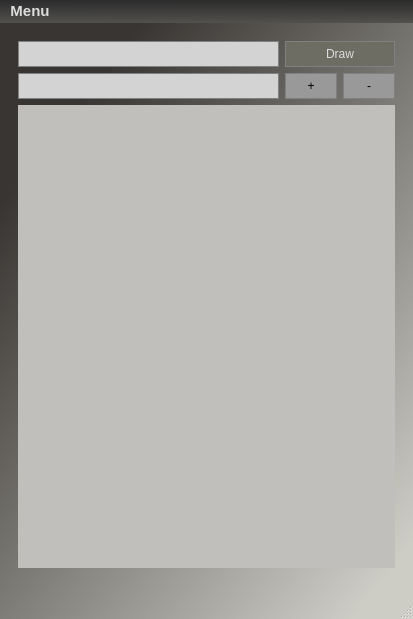
<?xml version="1.0" encoding="UTF-8"?>
<ui version="4.0">
 <class>Calculator</class>
 <widget class="QMainWindow" name="Calculator">
  <property name="geometry">
   <rect>
    <x>0</x>
    <y>0</y>
    <width>413</width>
    <height>619</height>
   </rect>
  </property>
  <property name="windowTitle">
   <string>Calculator</string>
  </property>
  <property name="styleSheet">
   <string notr="true">QMainWindow{
	background-color: qlineargradient(spread:pad, x1:0.239, y1:0.125182, x2:0.934308, y2:0.931, stop:0 rgba(56, 53, 50, 255), stop:1 rgba(205, 204, 197, 255));
}</string>
  </property>
  <widget class="QWidget" name="centralwidget">
   <layout class="QGridLayout" name="gridLayout" rowstretch="0">
    <item row="0" column="0">
     <widget class="QStackedWidget" name="stackedWidget">
      <property name="currentIndex">
       <number>1</number>
      </property>
      <widget class="QWidget" name="page_default">
       <layout class="QGridLayout" name="gridLayout_2" rowstretch="5,3,3,3,3,3,3">
        <item row="4" column="2">
         <widget class="QPushButton" name="pushButton_6">
          <property name="sizePolicy">
           <sizepolicy hsizetype="Preferred" vsizetype="Preferred">
            <horstretch>0</horstretch>
            <verstretch>0</verstretch>
           </sizepolicy>
          </property>
          <property name="minimumSize">
           <size>
            <width>55</width>
            <height>55</height>
           </size>
          </property>
          <property name="font">
           <font>
            <family>System-ui</family>
            <pointsize>14</pointsize>
           </font>
          </property>
          <property name="styleSheet">
           <string notr="true">QPushButton{
	background-color: #C0C0C0;
	border: 1px solid gray;
	padding: 5px;
	color: #000
}
QPushButton:hover:!pressed{
	background-color: #778899;
	border: 1px solid gray;
	padding: 5px;
	color: #CCC
}
QPushButton:pressed{
	background-color: #A9A9A9;
	border: 1px solid gray;
	padding: 5px;
	color: #FFF
}</string>
          </property>
          <property name="text">
           <string>6</string>
          </property>
         </widget>
        </item>
        <item row="5" column="1">
         <widget class="QPushButton" name="pushButton_2">
          <property name="sizePolicy">
           <sizepolicy hsizetype="Preferred" vsizetype="Preferred">
            <horstretch>0</horstretch>
            <verstretch>0</verstretch>
           </sizepolicy>
          </property>
          <property name="minimumSize">
           <size>
            <width>55</width>
            <height>55</height>
           </size>
          </property>
          <property name="font">
           <font>
            <family>System-ui</family>
            <pointsize>14</pointsize>
           </font>
          </property>
          <property name="styleSheet">
           <string notr="true">QPushButton{
	background-color: #C0C0C0;
	border: 1px solid gray;
	padding: 5px;
	color: #000
}
QPushButton:hover:!pressed{
	background-color: #778899;
	border: 1px solid gray;
	padding: 5px;
	color: #CCC
}
QPushButton:pressed{
	background-color: #A9A9A9;
	border: 1px solid gray;
	padding: 5px;
	color: #FFF
}</string>
          </property>
          <property name="text">
           <string>2</string>
          </property>
         </widget>
        </item>
        <item row="1" column="3">
         <widget class="QPushButton" name="pushButton_degree">
          <property name="sizePolicy">
           <sizepolicy hsizetype="Preferred" vsizetype="Preferred">
            <horstretch>0</horstretch>
            <verstretch>0</verstretch>
           </sizepolicy>
          </property>
          <property name="minimumSize">
           <size>
            <width>55</width>
            <height>55</height>
           </size>
          </property>
          <property name="font">
           <font>
            <family>System-ui</family>
            <pointsize>14</pointsize>
           </font>
          </property>
          <property name="styleSheet">
           <string notr="true">QPushButton{
	background-color: #999999;
	border: 1px solid gray;
	padding: 5px;
	color: #000
}
QPushButton:hover:!pressed{
	background-color: #778899;
	border: 1px solid gray;
	padding: 5px;
	color: #CCC
}
QPushButton:pressed{
	background-color: #A9A9A9;
	border: 1px solid gray;
	padding: 5px;
	color: #FFF
}</string>
          </property>
          <property name="text">
           <string>^</string>
          </property>
         </widget>
        </item>
        <item row="4" column="1">
         <widget class="QPushButton" name="pushButton_5">
          <property name="sizePolicy">
           <sizepolicy hsizetype="Preferred" vsizetype="Preferred">
            <horstretch>0</horstretch>
            <verstretch>0</verstretch>
           </sizepolicy>
          </property>
          <property name="minimumSize">
           <size>
            <width>55</width>
            <height>55</height>
           </size>
          </property>
          <property name="font">
           <font>
            <family>System-ui</family>
            <pointsize>14</pointsize>
           </font>
          </property>
          <property name="styleSheet">
           <string notr="true">QPushButton{
	background-color: #C0C0C0;
	border: 1px solid gray;
	padding: 5px;
	color: #000
}
QPushButton:hover:!pressed{
	background-color: #778899;
	border: 1px solid gray;
	padding: 5px;
	color: #CCC
}
QPushButton:pressed{
	background-color: #A9A9A9;
	border: 1px solid gray;
	padding: 5px;
	color: #FFF
}</string>
          </property>
          <property name="text">
           <string>5</string>
          </property>
         </widget>
        </item>
        <item row="1" column="2">
         <widget class="QPushButton" name="pushButton_clear">
          <property name="sizePolicy">
           <sizepolicy hsizetype="Preferred" vsizetype="Preferred">
            <horstretch>0</horstretch>
            <verstretch>0</verstretch>
           </sizepolicy>
          </property>
          <property name="minimumSize">
           <size>
            <width>55</width>
            <height>55</height>
           </size>
          </property>
          <property name="font">
           <font>
            <family>System-ui</family>
            <pointsize>14</pointsize>
           </font>
          </property>
          <property name="styleSheet">
           <string notr="true">QPushButton{
	background-color: #6D6D64;
	border: 1px solid gray;
	padding: 5px;
	color: #DDD
}
QPushButton:hover:!pressed{
	background-color: #778899;
	border: 1px solid gray;
	padding: 5px;
	color: #CCC
}
QPushButton:pressed{
	background-color: #A9A9A9;
	border: 1px solid gray;
	padding: 5px;
	color: #FFF
}</string>
          </property>
          <property name="text">
           <string>C</string>
          </property>
         </widget>
        </item>
        <item row="0" column="0" colspan="4">
         <widget class="QLineEdit" name="display">
          <property name="sizePolicy">
           <sizepolicy hsizetype="Preferred" vsizetype="Preferred">
            <horstretch>0</horstretch>
            <verstretch>0</verstretch>
           </sizepolicy>
          </property>
          <property name="font">
           <font>
            <family>System-ui</family>
            <pointsize>36</pointsize>
            <bold>true</bold>
           </font>
          </property>
          <property name="styleSheet">
           <string notr="true">QLineEdit{
	background-color: #D3D3D3;
	border: 1px solid gray;
	color: #555555;
}</string>
          </property>
          <property name="text">
           <string/>
          </property>
          <property name="alignment">
           <set>Qt::AlignRight|Qt::AlignTrailing|Qt::AlignVCenter</set>
          </property>
         </widget>
        </item>
        <item row="1" column="1">
         <widget class="QPushButton" name="pushButton_sqrt">
          <property name="sizePolicy">
           <sizepolicy hsizetype="Preferred" vsizetype="Preferred">
            <horstretch>0</horstretch>
            <verstretch>0</verstretch>
           </sizepolicy>
          </property>
          <property name="minimumSize">
           <size>
            <width>55</width>
            <height>55</height>
           </size>
          </property>
          <property name="font">
           <font>
            <family>System-ui</family>
            <pointsize>14</pointsize>
           </font>
          </property>
          <property name="styleSheet">
           <string notr="true">QPushButton{
	background-color: #C0C0C0;
	border: 1px solid gray;
	padding: 5px;
	color: #000
}
QPushButton:hover:!pressed{
	background-color: #778899;
	border: 1px solid gray;
	padding: 5px;
	color: #CCC
}
QPushButton:pressed{
	background-color: #A9A9A9;
	border: 1px solid gray;
	padding: 5px;
	color: #FFF
}</string>
          </property>
          <property name="text">
           <string>√</string>
          </property>
         </widget>
        </item>
        <item row="2" column="0">
         <widget class="QPushButton" name="pushButton_bracket_left">
          <property name="sizePolicy">
           <sizepolicy hsizetype="Preferred" vsizetype="Preferred">
            <horstretch>0</horstretch>
            <verstretch>0</verstretch>
           </sizepolicy>
          </property>
          <property name="minimumSize">
           <size>
            <width>55</width>
            <height>55</height>
           </size>
          </property>
          <property name="font">
           <font>
            <family>System-ui</family>
            <pointsize>14</pointsize>
           </font>
          </property>
          <property name="styleSheet">
           <string notr="true">QPushButton{
	background-color: #C0C0C0;
	border: 1px solid gray;
	padding: 5px;
	color: #000
}
QPushButton:hover:!pressed{
	background-color: #778899;
	border: 1px solid gray;
	padding: 5px;
	color: #CCC
}
QPushButton:pressed{
	background-color: #A9A9A9;
	border: 1px solid gray;
	padding: 5px;
	color: #FFF
}</string>
          </property>
          <property name="text">
           <string>(</string>
          </property>
         </widget>
        </item>
        <item row="2" column="2">
         <widget class="QPushButton" name="pushButton_Pi">
          <property name="sizePolicy">
           <sizepolicy hsizetype="Preferred" vsizetype="Preferred">
            <horstretch>0</horstretch>
            <verstretch>0</verstretch>
           </sizepolicy>
          </property>
          <property name="minimumSize">
           <size>
            <width>55</width>
            <height>55</height>
           </size>
          </property>
          <property name="font">
           <font>
            <family>System-ui</family>
            <pointsize>14</pointsize>
           </font>
          </property>
          <property name="styleSheet">
           <string notr="true">QPushButton{
	background-color: #C0C0C0;
	border: 1px solid gray;
	padding: 5px;
	color: #000
}
QPushButton:hover:!pressed{
	background-color: #778899;
	border: 1px solid gray;
	padding: 5px;
	color: #CCC
}
QPushButton:pressed{
	background-color: #A9A9A9;
	border: 1px solid gray;
	padding: 5px;
	color: #FFF
}</string>
          </property>
          <property name="text">
           <string>𝜋</string>
          </property>
         </widget>
        </item>
        <item row="1" column="0">
         <widget class="QPushButton" name="pushButton_exp">
          <property name="sizePolicy">
           <sizepolicy hsizetype="Preferred" vsizetype="Preferred">
            <horstretch>0</horstretch>
            <verstretch>0</verstretch>
           </sizepolicy>
          </property>
          <property name="minimumSize">
           <size>
            <width>55</width>
            <height>55</height>
           </size>
          </property>
          <property name="font">
           <font>
            <family>System-ui</family>
            <pointsize>14</pointsize>
           </font>
          </property>
          <property name="styleSheet">
           <string notr="true">QPushButton{
	background-color: #C0C0C0;
	border: 1px solid gray;
	padding: 5px;
	color: #000
}
QPushButton:hover:!pressed{
	background-color: #778899;
	border: 1px solid gray;
	padding: 5px;
	color: #CCC
}
QPushButton:pressed{
	background-color: #A9A9A9;
	border: 1px solid gray;
	padding: 5px;
	color: #FFF
}</string>
          </property>
          <property name="text">
           <string>exp</string>
          </property>
         </widget>
        </item>
        <item row="3" column="0">
         <widget class="QPushButton" name="pushButton_7">
          <property name="sizePolicy">
           <sizepolicy hsizetype="Preferred" vsizetype="Preferred">
            <horstretch>0</horstretch>
            <verstretch>0</verstretch>
           </sizepolicy>
          </property>
          <property name="minimumSize">
           <size>
            <width>55</width>
            <height>55</height>
           </size>
          </property>
          <property name="font">
           <font>
            <family>System-ui</family>
            <pointsize>14</pointsize>
           </font>
          </property>
          <property name="styleSheet">
           <string notr="true">QPushButton{
	background-color: #C0C0C0;
	border: 1px solid gray;
	padding: 5px;
	color: #000
}
QPushButton:hover:!pressed{
	background-color: #778899;
	border: 1px solid gray;
	padding: 5px;
	color: #CCC
}
QPushButton:pressed{
	background-color: #A9A9A9;
	border: 1px solid gray;
	padding: 5px;
	color: #FFF
}</string>
          </property>
          <property name="text">
           <string>7</string>
          </property>
         </widget>
        </item>
        <item row="2" column="1">
         <widget class="QPushButton" name="pushButton_bracket_right">
          <property name="sizePolicy">
           <sizepolicy hsizetype="Preferred" vsizetype="Preferred">
            <horstretch>0</horstretch>
            <verstretch>0</verstretch>
           </sizepolicy>
          </property>
          <property name="minimumSize">
           <size>
            <width>55</width>
            <height>55</height>
           </size>
          </property>
          <property name="font">
           <font>
            <family>System-ui</family>
            <pointsize>14</pointsize>
           </font>
          </property>
          <property name="styleSheet">
           <string notr="true">QPushButton{
	background-color: #C0C0C0;
	border: 1px solid gray;
	padding: 5px;
	color: #000
}
QPushButton:hover:!pressed{
	background-color: #778899;
	border: 1px solid gray;
	padding: 5px;
	color: #CCC
}
QPushButton:pressed{
	background-color: #A9A9A9;
	border: 1px solid gray;
	padding: 5px;
	color: #FFF
}</string>
          </property>
          <property name="text">
           <string>)</string>
          </property>
         </widget>
        </item>
        <item row="5" column="0">
         <widget class="QPushButton" name="pushButton_1">
          <property name="sizePolicy">
           <sizepolicy hsizetype="Preferred" vsizetype="Preferred">
            <horstretch>0</horstretch>
            <verstretch>0</verstretch>
           </sizepolicy>
          </property>
          <property name="minimumSize">
           <size>
            <width>55</width>
            <height>55</height>
           </size>
          </property>
          <property name="font">
           <font>
            <family>System-ui</family>
            <pointsize>14</pointsize>
           </font>
          </property>
          <property name="styleSheet">
           <string notr="true">QPushButton{
	background-color: #C0C0C0;
	border: 1px solid gray;
	padding: 5px;
	color: #000
}
QPushButton:hover:!pressed{
	background-color: #778899;
	border: 1px solid gray;
	padding: 5px;
	color: #CCC
}
QPushButton:pressed{
	background-color: #A9A9A9;
	border: 1px solid gray;
	padding: 5px;
	color: #FFF
}</string>
          </property>
          <property name="text">
           <string>1</string>
          </property>
         </widget>
        </item>
        <item row="5" column="3">
         <widget class="QPushButton" name="pushButton_sum">
          <property name="sizePolicy">
           <sizepolicy hsizetype="Preferred" vsizetype="Preferred">
            <horstretch>0</horstretch>
            <verstretch>0</verstretch>
           </sizepolicy>
          </property>
          <property name="minimumSize">
           <size>
            <width>55</width>
            <height>55</height>
           </size>
          </property>
          <property name="font">
           <font>
            <family>System-ui</family>
            <pointsize>14</pointsize>
           </font>
          </property>
          <property name="styleSheet">
           <string notr="true">QPushButton{
	background-color: #999999;
	border: 1px solid gray;
	padding: 5px;
	color: #000
}
QPushButton:hover:!pressed{
	background-color: #778899;
	border: 1px solid gray;
	padding: 5px;
	color: #CCC
}
QPushButton:pressed{
	background-color: #A9A9A9;
	border: 1px solid gray;
	padding: 5px;
	color: #FFF
}</string>
          </property>
          <property name="text">
           <string>+</string>
          </property>
         </widget>
        </item>
        <item row="3" column="3">
         <widget class="QPushButton" name="pushButton_mul">
          <property name="sizePolicy">
           <sizepolicy hsizetype="Preferred" vsizetype="Preferred">
            <horstretch>0</horstretch>
            <verstretch>0</verstretch>
           </sizepolicy>
          </property>
          <property name="minimumSize">
           <size>
            <width>55</width>
            <height>55</height>
           </size>
          </property>
          <property name="font">
           <font>
            <family>System-ui</family>
            <pointsize>14</pointsize>
           </font>
          </property>
          <property name="styleSheet">
           <string notr="true">QPushButton{
	background-color: #999999;
	border: 1px solid gray;
	padding: 5px;
	color: #000
}
QPushButton:hover:!pressed{
	background-color: #778899;
	border: 1px solid gray;
	padding: 5px;
	color: #CCC
}
QPushButton:pressed{
	background-color: #A9A9A9;
	border: 1px solid gray;
	padding: 5px;
	color: #FFF
}</string>
          </property>
          <property name="text">
           <string>*</string>
          </property>
         </widget>
        </item>
        <item row="3" column="1">
         <widget class="QPushButton" name="pushButton_8">
          <property name="sizePolicy">
           <sizepolicy hsizetype="Preferred" vsizetype="Preferred">
            <horstretch>0</horstretch>
            <verstretch>0</verstretch>
           </sizepolicy>
          </property>
          <property name="minimumSize">
           <size>
            <width>55</width>
            <height>55</height>
           </size>
          </property>
          <property name="font">
           <font>
            <family>System-ui</family>
            <pointsize>14</pointsize>
           </font>
          </property>
          <property name="styleSheet">
           <string notr="true">QPushButton{
	background-color: #C0C0C0;
	border: 1px solid gray;
	padding: 5px;
	color: #000
}
QPushButton:hover:!pressed{
	background-color: #778899;
	border: 1px solid gray;
	padding: 5px;
	color: #CCC
}
QPushButton:pressed{
	background-color: #A9A9A9;
	border: 1px solid gray;
	padding: 5px;
	color: #FFF
}</string>
          </property>
          <property name="text">
           <string>8</string>
          </property>
         </widget>
        </item>
        <item row="4" column="3">
         <widget class="QPushButton" name="pushButton_sub">
          <property name="sizePolicy">
           <sizepolicy hsizetype="Preferred" vsizetype="Preferred">
            <horstretch>0</horstretch>
            <verstretch>0</verstretch>
           </sizepolicy>
          </property>
          <property name="minimumSize">
           <size>
            <width>55</width>
            <height>55</height>
           </size>
          </property>
          <property name="font">
           <font>
            <family>System-ui</family>
            <pointsize>14</pointsize>
           </font>
          </property>
          <property name="styleSheet">
           <string notr="true">QPushButton{
	background-color: #999999;
	border: 1px solid gray;
	padding: 5px;
	color: #000
}
QPushButton:hover:!pressed{
	background-color: #778899;
	border: 1px solid gray;
	padding: 5px;
	color: #CCC
}
QPushButton:pressed{
	background-color: #A9A9A9;
	border: 1px solid gray;
	padding: 5px;
	color: #FFF
}</string>
          </property>
          <property name="text">
           <string>-</string>
          </property>
         </widget>
        </item>
        <item row="4" column="0">
         <widget class="QPushButton" name="pushButton_4">
          <property name="sizePolicy">
           <sizepolicy hsizetype="Preferred" vsizetype="Preferred">
            <horstretch>0</horstretch>
            <verstretch>0</verstretch>
           </sizepolicy>
          </property>
          <property name="minimumSize">
           <size>
            <width>55</width>
            <height>55</height>
           </size>
          </property>
          <property name="font">
           <font>
            <family>System-ui</family>
            <pointsize>14</pointsize>
           </font>
          </property>
          <property name="styleSheet">
           <string notr="true">QPushButton{
	background-color: #C0C0C0;
	border: 1px solid gray;
	padding: 5px;
	color: #000
}
QPushButton:hover:!pressed{
	background-color: #778899;
	border: 1px solid gray;
	padding: 5px;
	color: #CCC
}
QPushButton:pressed{
	background-color: #A9A9A9;
	border: 1px solid gray;
	padding: 5px;
	color: #FFF
}</string>
          </property>
          <property name="text">
           <string>4</string>
          </property>
         </widget>
        </item>
        <item row="5" column="2">
         <widget class="QPushButton" name="pushButton_3">
          <property name="sizePolicy">
           <sizepolicy hsizetype="Preferred" vsizetype="Preferred">
            <horstretch>0</horstretch>
            <verstretch>0</verstretch>
           </sizepolicy>
          </property>
          <property name="minimumSize">
           <size>
            <width>55</width>
            <height>55</height>
           </size>
          </property>
          <property name="font">
           <font>
            <family>System-ui</family>
            <pointsize>14</pointsize>
           </font>
          </property>
          <property name="styleSheet">
           <string notr="true">QPushButton{
	background-color: #C0C0C0;
	border: 1px solid gray;
	padding: 5px;
	color: #000
}
QPushButton:hover:!pressed{
	background-color: #778899;
	border: 1px solid gray;
	padding: 5px;
	color: #CCC
}
QPushButton:pressed{
	background-color: #A9A9A9;
	border: 1px solid gray;
	padding: 5px;
	color: #FFF
}</string>
          </property>
          <property name="text">
           <string>3</string>
          </property>
         </widget>
        </item>
        <item row="2" column="3">
         <widget class="QPushButton" name="pushButton_div">
          <property name="sizePolicy">
           <sizepolicy hsizetype="Preferred" vsizetype="Preferred">
            <horstretch>0</horstretch>
            <verstretch>0</verstretch>
           </sizepolicy>
          </property>
          <property name="minimumSize">
           <size>
            <width>55</width>
            <height>55</height>
           </size>
          </property>
          <property name="font">
           <font>
            <family>System-ui</family>
            <pointsize>14</pointsize>
           </font>
          </property>
          <property name="styleSheet">
           <string notr="true">QPushButton{
	background-color: #999999;
	border: 1px solid gray;
	padding: 5px;
	color: #000
}
QPushButton:hover:!pressed{
	background-color: #778899;
	border: 1px solid gray;
	padding: 5px;
	color: #CCC
}
QPushButton:pressed{
	background-color: #A9A9A9;
	border: 1px solid gray;
	padding: 5px;
	color: #FFF
}</string>
          </property>
          <property name="text">
           <string>/</string>
          </property>
         </widget>
        </item>
        <item row="3" column="2">
         <widget class="QPushButton" name="pushButton_9">
          <property name="sizePolicy">
           <sizepolicy hsizetype="Preferred" vsizetype="Preferred">
            <horstretch>0</horstretch>
            <verstretch>0</verstretch>
           </sizepolicy>
          </property>
          <property name="minimumSize">
           <size>
            <width>55</width>
            <height>55</height>
           </size>
          </property>
          <property name="font">
           <font>
            <family>System-ui</family>
            <pointsize>14</pointsize>
           </font>
          </property>
          <property name="styleSheet">
           <string notr="true">QPushButton{
	background-color: #C0C0C0;
	border: 1px solid gray;
	padding: 5px;
	color: #000
}
QPushButton:hover:!pressed{
	background-color: #778899;
	border: 1px solid gray;
	padding: 5px;
	color: #CCC
}
QPushButton:pressed{
	background-color: #A9A9A9;
	border: 1px solid gray;
	padding: 5px;
	color: #FFF
}</string>
          </property>
          <property name="text">
           <string>9</string>
          </property>
         </widget>
        </item>
        <item row="6" column="0">
         <widget class="QPushButton" name="pushButton_0">
          <property name="sizePolicy">
           <sizepolicy hsizetype="Preferred" vsizetype="Preferred">
            <horstretch>0</horstretch>
            <verstretch>0</verstretch>
           </sizepolicy>
          </property>
          <property name="minimumSize">
           <size>
            <width>55</width>
            <height>55</height>
           </size>
          </property>
          <property name="font">
           <font>
            <family>System-ui</family>
            <pointsize>14</pointsize>
           </font>
          </property>
          <property name="styleSheet">
           <string notr="true">QPushButton{
	background-color: #C0C0C0;
	border: 1px solid gray;
	padding: 5px;
	color: #000
}
QPushButton:hover:!pressed{
	background-color: #778899;
	border: 1px solid gray;
	padding: 5px;
	color: #CCC
}
QPushButton:pressed{
	background-color: #A9A9A9;
	border: 1px solid gray;
	padding: 5px;
	color: #FFF
}</string>
          </property>
          <property name="text">
           <string>0</string>
          </property>
         </widget>
        </item>
        <item row="6" column="1">
         <widget class="QPushButton" name="pushButton_dot">
          <property name="sizePolicy">
           <sizepolicy hsizetype="Preferred" vsizetype="Preferred">
            <horstretch>0</horstretch>
            <verstretch>0</verstretch>
           </sizepolicy>
          </property>
          <property name="minimumSize">
           <size>
            <width>55</width>
            <height>55</height>
           </size>
          </property>
          <property name="font">
           <font>
            <family>System-ui</family>
            <pointsize>14</pointsize>
           </font>
          </property>
          <property name="styleSheet">
           <string notr="true">QPushButton{
	background-color: #C0C0C0;
	border: 1px solid gray;
	padding: 5px;
	color: #000
}
QPushButton:hover:!pressed{
	background-color: #778899;
	border: 1px solid gray;
	padding: 5px;
	color: #CCC
}
QPushButton:pressed{
	background-color: #A9A9A9;
	border: 1px solid gray;
	padding: 5px;
	color: #FFF
}</string>
          </property>
          <property name="text">
           <string>.</string>
          </property>
         </widget>
        </item>
        <item row="6" column="2">
         <widget class="QPushButton" name="pushButton_backspace">
          <property name="sizePolicy">
           <sizepolicy hsizetype="Preferred" vsizetype="Preferred">
            <horstretch>0</horstretch>
            <verstretch>0</verstretch>
           </sizepolicy>
          </property>
          <property name="minimumSize">
           <size>
            <width>55</width>
            <height>55</height>
           </size>
          </property>
          <property name="font">
           <font>
            <family>System-ui</family>
            <pointsize>14</pointsize>
           </font>
          </property>
          <property name="styleSheet">
           <string notr="true">QPushButton{
	background-color: #C0C0C0;
	border: 1px solid gray;
	padding: 5px;
	color: #000
}
QPushButton:hover:!pressed{
	background-color: #778899;
	border: 1px solid gray;
	padding: 5px;
	color: #CCC
}
QPushButton:pressed{
	background-color: #A9A9A9;
	border: 1px solid gray;
	padding: 5px;
	color: #FFF
}</string>
          </property>
          <property name="text">
           <string>⌫</string>
          </property>
          <property name="shortcut">
           <string>Backspace</string>
          </property>
         </widget>
        </item>
        <item row="6" column="3">
         <widget class="QPushButton" name="pushButton_res">
          <property name="sizePolicy">
           <sizepolicy hsizetype="Preferred" vsizetype="Preferred">
            <horstretch>0</horstretch>
            <verstretch>0</verstretch>
           </sizepolicy>
          </property>
          <property name="minimumSize">
           <size>
            <width>55</width>
            <height>55</height>
           </size>
          </property>
          <property name="font">
           <font>
            <family>System-ui</family>
            <pointsize>14</pointsize>
           </font>
          </property>
          <property name="styleSheet">
           <string notr="true">QPushButton{
	background-color: #999999;
	border: 1px solid gray;
	padding: 5px;
	color: #000
}
QPushButton:hover:!pressed{
	background-color: #778899;
	border: 1px solid gray;
	padding: 5px;
	color: #CCC
}
QPushButton:pressed{
	background-color: #A9A9A9;
	border: 1px solid gray;
	padding: 5px;
	color: #FFF
}</string>
          </property>
          <property name="text">
           <string>=</string>
          </property>
          <property name="shortcut">
           <string>Return</string>
          </property>
         </widget>
        </item>
       </layout>
      </widget>
      <widget class="QWidget" name="page_graph">
       <layout class="QGridLayout" name="gridLayout_3" rowstretch="0,0,0,3,0" columnstretch="10,2,2">
        <item row="1" column="2">
         <widget class="QPushButton" name="pushButton_rmw">
          <property name="sizePolicy">
           <sizepolicy hsizetype="Minimum" vsizetype="Expanding">
            <horstretch>0</horstretch>
            <verstretch>0</verstretch>
           </sizepolicy>
          </property>
          <property name="styleSheet">
           <string notr="true">QPushButton{
	background-color: #999999;
	border: 1px solid gray;
	padding: 5px;
	color: #000
}
QPushButton:hover:!pressed{
	background-color: #778899;
	border: 1px solid gray;
	padding: 5px;
	color: #CCC
}
QPushButton:pressed{
	background-color: #A9A9A9;
	border: 1px solid gray;
	padding: 5px;
	color: #FFF
}</string>
          </property>
          <property name="text">
           <string>-</string>
          </property>
         </widget>
        </item>
        <item row="1" column="1">
         <widget class="QPushButton" name="pushButton_addw">
          <property name="sizePolicy">
           <sizepolicy hsizetype="Minimum" vsizetype="Expanding">
            <horstretch>0</horstretch>
            <verstretch>0</verstretch>
           </sizepolicy>
          </property>
          <property name="styleSheet">
           <string notr="true">QPushButton{
	background-color: #999999;
	border: 1px solid gray;
	padding: 5px;
	color: #000
}
QPushButton:hover:!pressed{
	background-color: #778899;
	border: 1px solid gray;
	padding: 5px;
	color: #CCC
}
QPushButton:pressed{
	background-color: #A9A9A9;
	border: 1px solid gray;
	padding: 5px;
	color: #FFF
}</string>
          </property>
          <property name="text">
           <string>+</string>
          </property>
         </widget>
        </item>
        <item row="0" column="1" colspan="2">
         <widget class="QPushButton" name="pushButton_draw">
          <property name="sizePolicy">
           <sizepolicy hsizetype="Minimum" vsizetype="Expanding">
            <horstretch>0</horstretch>
            <verstretch>0</verstretch>
           </sizepolicy>
          </property>
          <property name="styleSheet">
           <string notr="true">QPushButton{
	background-color: #6D6D64;
	border: 1px solid gray;
	padding: 5px;
	color: #DDD
}
QPushButton:hover:!pressed{
	background-color: #778899;
	border: 1px solid gray;
	padding: 5px;
	color: #CCC
}
QPushButton:pressed{
	background-color: #A9A9A9;
	border: 1px solid gray;
	padding: 5px;
	color: #FFF
}</string>
          </property>
          <property name="text">
           <string>Draw</string>
          </property>
          <property name="shortcut">
           <string>Return</string>
          </property>
         </widget>
        </item>
        <item row="3" column="0" rowspan="2" colspan="3">
         <widget class="QCustomPlot" name="customPlot" native="true">
          <property name="styleSheet">
           <string notr="true">background-color: rgb(192, 191, 188);</string>
          </property>
         </widget>
        </item>
        <item row="0" column="0" rowspan="2">
         <layout class="QVBoxLayout" name="verticalLayout_LE">
          <item>
           <widget class="QLineEdit" name="lineEdit_expression">
            <property name="sizePolicy">
             <sizepolicy hsizetype="Expanding" vsizetype="Expanding">
              <horstretch>0</horstretch>
              <verstretch>0</verstretch>
             </sizepolicy>
            </property>
            <property name="font">
             <font>
              <family>System-ui</family>
              <pointsize>11</pointsize>
             </font>
            </property>
            <property name="styleSheet">
             <string notr="true">QLineEdit{
	background-color: #D3D3D3;
	border: 1px solid gray;
	color: #555555;
}</string>
            </property>
           </widget>
          </item>
          <item>
           <widget class="QLineEdit" name="lineEdit_expression_2">
            <property name="sizePolicy">
             <sizepolicy hsizetype="Expanding" vsizetype="Expanding">
              <horstretch>0</horstretch>
              <verstretch>0</verstretch>
             </sizepolicy>
            </property>
            <property name="font">
             <font>
              <family>System-ui</family>
             </font>
            </property>
            <property name="styleSheet">
             <string notr="true">QLineEdit{
	background-color: #D3D3D3;
	border: 1px solid gray;
	color: #555555;
}</string>
            </property>
           </widget>
          </item>
         </layout>
        </item>
       </layout>
      </widget>
     </widget>
    </item>
   </layout>
  </widget>
  <widget class="QMenuBar" name="menubar">
   <property name="geometry">
    <rect>
     <x>0</x>
     <y>0</y>
     <width>413</width>
     <height>22</height>
    </rect>
   </property>
   <property name="font">
    <font>
     <family>Ubuntu</family>
     <pointsize>11</pointsize>
     <bold>true</bold>
    </font>
   </property>
   <property name="styleSheet">
    <string notr="true">background-color: qlineargradient(spread:pad, x1:0.542045, y1:0.034, x2:0.532, y2:0.983, stop:0 rgba(45, 45, 45, 255), stop:1 rgba(81, 80, 77, 255));
color: #DDD;</string>
   </property>
   <widget class="QMenu" name="menuMenu">
    <property name="title">
     <string>Menu</string>
    </property>
    <widget class="QMenu" name="menuAntialiasing">
     <property name="title">
      <string>Antialiasing</string>
     </property>
     <addaction name="actionOn"/>
     <addaction name="actionOff"/>
    </widget>
    <addaction name="actionDefault"/>
    <addaction name="actionGraphic"/>
    <addaction name="menuAntialiasing"/>
    <addaction name="actionHelp"/>
    <addaction name="actionExit"/>
   </widget>
   <addaction name="menuMenu"/>
  </widget>
  <widget class="QStatusBar" name="statusbar">
   <property name="font">
    <font>
     <family>Ubuntu</family>
     <pointsize>18</pointsize>
     <bold>false</bold>
    </font>
   </property>
   <property name="styleSheet">
    <string notr="true">color: #7d0e0e;</string>
   </property>
  </widget>
  <action name="actionDefault">
   <property name="text">
    <string>Default mode</string>
   </property>
  </action>
  <action name="actionGraphic">
   <property name="text">
    <string>Graphic mode</string>
   </property>
  </action>
  <action name="actionHelp">
   <property name="text">
    <string>Help</string>
   </property>
  </action>
  <action name="actionExit">
   <property name="text">
    <string>Exit</string>
   </property>
  </action>
  <action name="actionOn">
   <property name="text">
    <string>On</string>
   </property>
  </action>
  <action name="actionOff">
   <property name="text">
    <string>Off</string>
   </property>
  </action>
 </widget>
 <customwidgets>
  <customwidget>
   <class>QCustomPlot</class>
   <extends>QWidget</extends>
   <header>qcustomplot.h</header>
   <container>1</container>
  </customwidget>
 </customwidgets>
 <resources/>
 <connections/>
</ui>
